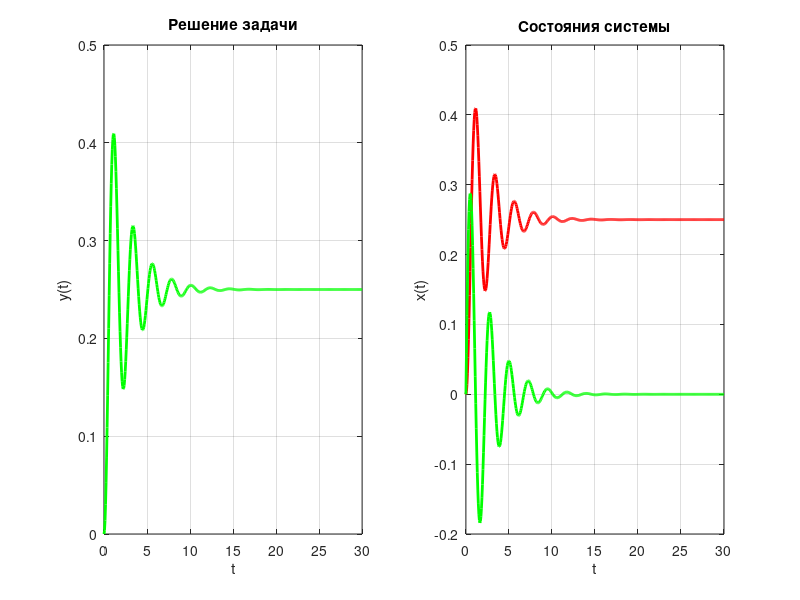
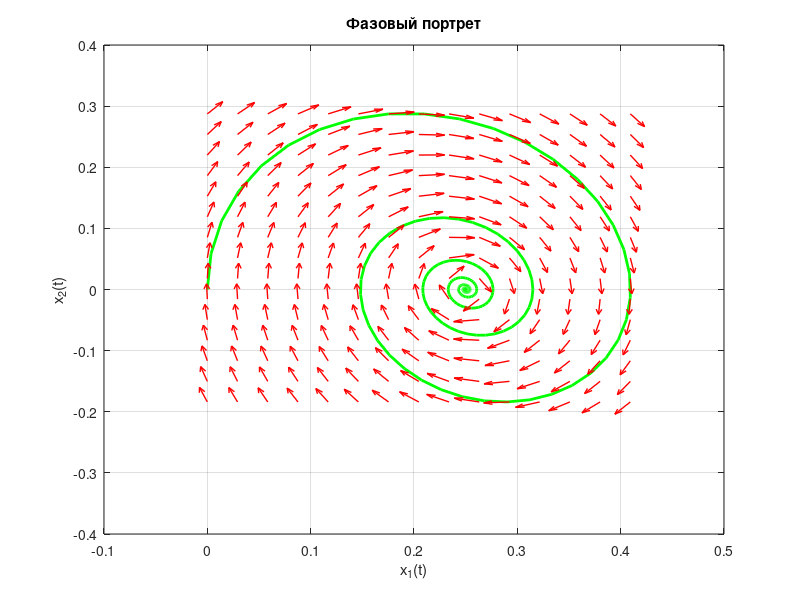

Write the MATLAB code that produced these figures, in order.
clear; clc;

A = [0, 2; -4, -0.8];
B = [0; 1];
C = [1, 0];
D = 0;
X0 = [0; 0];
t1 = 0;
t2 = 30;
M = 500;

sys = ss(A, B, C, D);

t = linspace(t1, t2, M);
u_vec = ones(size(t));
[y, t, x] = lsim(sys, u_vec, t, X0);

figure(1);
subplot(1, 2, 1);
plot(t, y, 'g-', 'LineWidth', 2);
xlabel('t');
ylabel('y(t)');
title('Решение задачи');
grid on;

subplot(1, 2, 2);
plot(t, x(:,1), 'r-', 'LineWidth', 2, 'DisplayName', 'x1'); 
hold on;
plot(t, x(:,2), 'g-', 'LineWidth', 2, 'DisplayName', 'x2');
xlabel('t');
ylabel('x(t)');
title('Состояния системы');
grid on;


x1_range = linspace(min(x(:,1)), max(x(:,1)), 15);
x2_range = linspace(min(x(:,2)), max(x(:,2)), 15);
[X1, X2] = meshgrid(x1_range, x2_range);
dX1dt = zeros(size(X1));
dX2dt = zeros(size(X2));
for i = 1:numel(X1)
    dx = A * [X1(i); X2(i)] + B * u_vec(i);
    dX1dt(i) = dx(1);
    dX2dt(i) = dx(2);
end
L = sqrt(dX1dt.^2 + dX2dt.^2);
L(L == 0) = 1;
dX1dt_norm = dX1dt ./ L;
dX2dt_norm = dX2dt ./ L;

figure(2);
plot(x(:,1), x(:,2), 'g-', 'LineWidth', 2);
hold on;
quiver(X1, X2, dX1dt_norm, dX2dt_norm, 0.6, 'r', 'LineWidth', 1);
xlabel('x_1(t)');
ylabel('x_2(t)');
title('Фазовый портрет');
grid on;